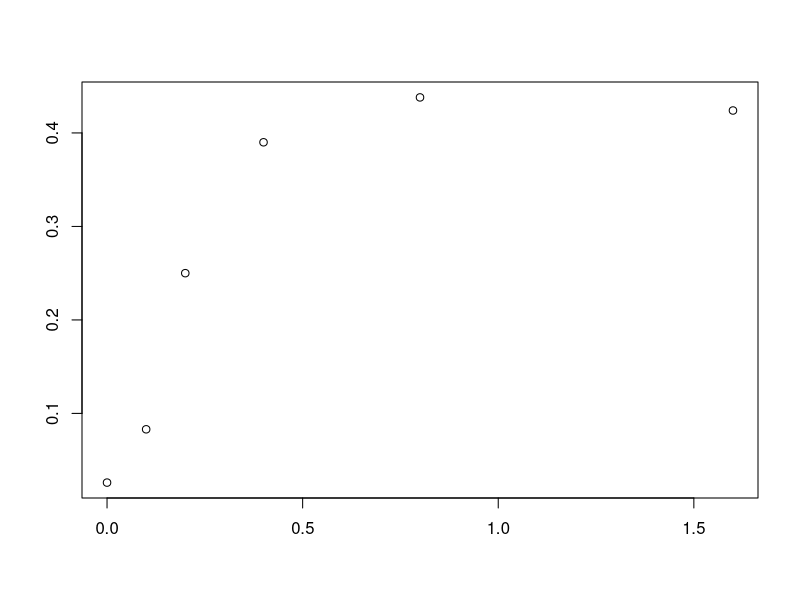
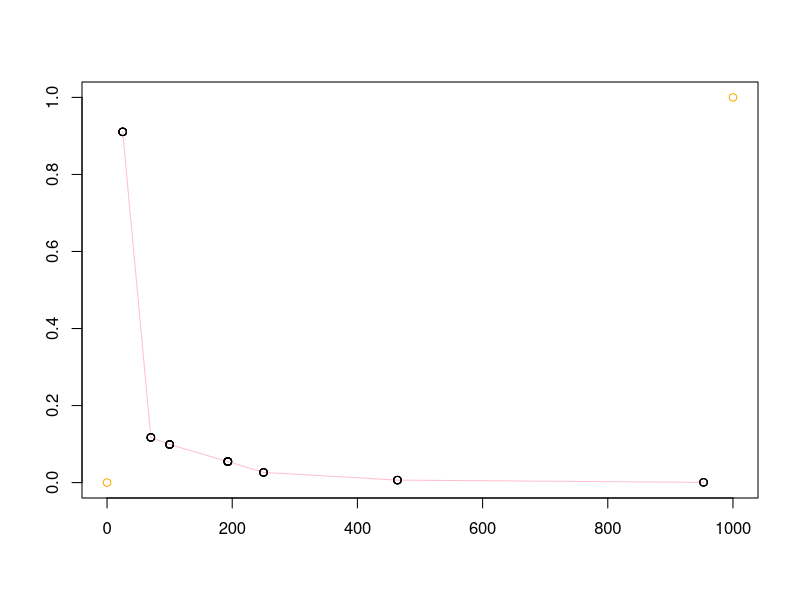
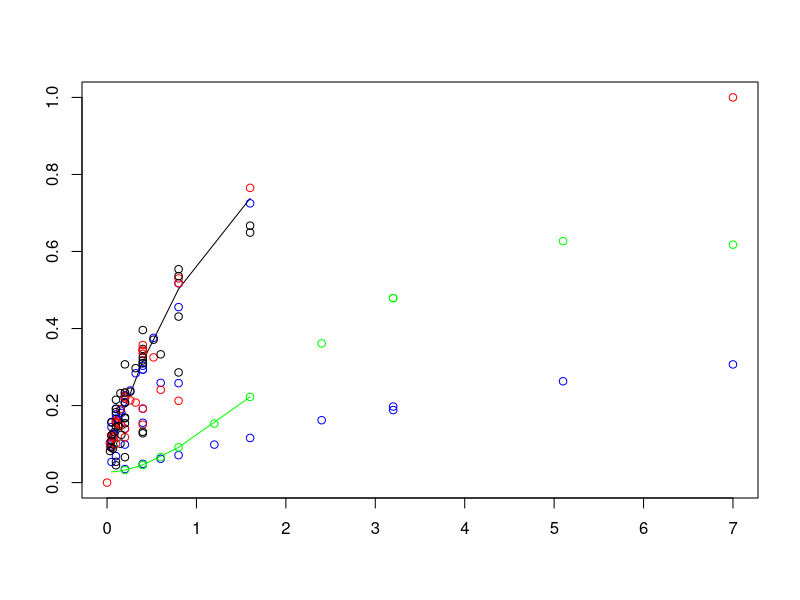

Write the R code that produced these figures, in order. (Note: this script raises an error after producing the figures.)
#This is free, open-source software under GNU GPLv3. It comes with no warranty. It concerns radiogenic mouse HG tumorigenesis
#Written by Mark Ebert, Edward Huang, and Ray Sachs, summer 2017.
#Relevant references and their abbreviations in commenting this script are the following.
#".93Alp"=Alpen et al. "Tumorigenic potential of high-Z, high-LET charged-particle radiations." Rad Res 136:382-391.(1993)
#".94Alp"=Alpen et al. "Fluence-based relative biological effectiveness for charged particle carcinogenesis in mouse Harderian gland." Adv Space Res 14(10): 573-581. (1994).  
#"16Chang"=Chang et al. "Harderian Gland Tumorigenesis: Low-Dose and LET Response." Radiat Res 185(5): 449-460. (2016).  
#"16Srn"=1.	Siranart et al."Mixed Beam Murine Harderian Gland Tumorigenesis: Predicted Dose-Effect Relationships if neither Synergism nor Antagonism Occurs." Radiat Res 186(6): 577-591. (2016).  
#"17Cuc"=Cucinotta & Cacao. "Non-Targeted Effects Models Predict Significantly Higher Mars Mission Cancer Risk than Targeted Effects Models." Sci Rep 7(1): 1832. (2017).  PMC5431989

## NOTE FROM EDWARD ##
# To handle the error message: Error in nlsModel(formula, mf, start, wts) : 
#                              singular gradient matrix at initial parameter estimates
#                              Called from: nlsModel(formula, mf, start, wts)  
# 1. change algorithm argument in the nls() call
# 2. if changing algorithms fail, write out least-square function and call optim() on it
#    optim() brute forces a numerical approximation on it

##Note from Mark
#plotted the ratio of the terms in eq. 8 vs. L 
#look at line 95-99 and 152-160


rm(list=ls())
dfr=data.frame( #data used in 16Chang  
  Dose=c(0.2,0.4,0.6,1.2,2.4,3.2,5.1,7,0.05,0.1,0.15,0.2,0.4,0.8,1.6,0.05,0.1,0.2,0.4,0,0.1,0.2,0.4,0.8,1.6,0.4,0.8,1.6,3.2,0.05,0.1,0.2,0.4,0.8,0.1,0.2,0.4,0.8,0.1,0.2,0.4,0.04,0.08,0.16,0.32,0.033,0.066,0.13,0.26,0.52,.2, .4, .6),
  HG=c(0.091,0.045,0.101,0.169,0.347,0.431,0.667,0.623,0.156,0.215,0.232,0.307,0.325,0.554,0.649,0.123,0.145,0.207,0.31,0.026,0.083,0.25,0.39,0.438,0.424,0.093,0.195,0.302,0.292,0.109,0.054,0.066,0.128,0.286,0.183,0.167,0.396,0.536,0.192,0.234,0.317,0.092,0.131,0.124,0.297,0.082,0.088,0.146,0.236,0.371,.154,.132,.333),#HG prevalence as defined in 16Chang
  NWeight=c(520,2048,1145,584,313,232,293,221,1162,877,455,409,374,223,320,742,661,347,131,6081,1091,251,244,191,131,645,255,199,111,649,378,973,833,201,468,381,197,109,496,257,185,1902,1063,884,350,1767,1408,874,299,261,322,206,67),
  #nominal weight for weighted least squaresregression; see .93Alp. The Lanthanum entries were obtained by measuring the main graph in 17Cuc 
  #index=c(rep(1,8),rep(0,17), rep(1,4),  rep(0,24)),#index=0 for Z>3 ions, 1 otherwise. But now no longer needed.
  L=c(rep(1.6,8),rep(193,7),rep(250,4),rep(195,6),rep(0.4,4),rep(25,5),rep(464,4),rep(193,3),rep(70,4),rep(100,5),rep(953,3)), ##L=LET=LET_infinity=stopping power
  Z=c(rep(2,8),rep(26,17),rep(1,4),rep(10,5),rep(43,4),rep(26,3),rep(14,4),rep(22,5),rep(57,3)),#proton #, e.g. 2 for 2He4
  Zeff=c(rep("TBD",53)),# effective ion charge according to the formula of W.H Barkas. Zeff <= Z. Calculated below
  beta=c(rep("TBD",53)),# ion speed, relative to speed of light, calculated below
  MeVperu=c(rep(228,8),rep(600,7),rep(300,4),rep(600,6),rep(250,4),rep(670,5),rep(600,4),rep(600,3),rep(260,4),rep(1000,5),rep(593,3)),#Kinetic energy in MeV, divided by atomic mass, e.g. divided by 4u=4x931.5 MeV/c^2 for 2He4
  Katz=c(rep("TBD",53)),#for fully ionized nuclei, Katz's Z^2/beta^2, Calculated below. It is part of the Bethe Barkas Bloch equation for stopping power. Our calculations don't use Katz, but various similar calculations do.
  ion=c(rep("He4",8),rep("Fe56",17),rep("p",4),rep("Ne20",5),rep("Nb93",4),rep("Fe56",3),rep("Si28",4),rep("Ti48",5),rep("La139",3)),
  comments=c(".93AlpLooksOK",rep("",7),".93AlplooksOK",rep('',11),".93Alp.no.iso", "not in 17Cuc (or 16Chang?)",rep("",3),"16Chang all OK?",rep('',24),".94Alp","From graphs",'e.g. in 17Cuc')) 
Y=0.001*dfr[,"MeVperu"]# convert to GeV/u for convenience in a calculation
dfr[,"Katz"]=round((dfr[,"Z"])^2*(2.57*Y^2+4.781*Y+2.233)/(2.57*Y^2+4.781*Y),2)#special relativistic calculation of Z^2/beta^2. The numerics include conversion from GeV to joules and from u to kg.
dfr[,"beta"]=round(dfr[,"Z"]*sqrt(1/dfr[,"Katz"]),3)#i.e. Z*sqrt(beta^2/Z^2)
dfr[,"Zeff"]=round(dfr[,"Z"]*(1-exp(-125*dfr[,"Z"]^(-2.0/3))),2)#Barkas formula for Zeff; for us Zeff is almost Z

### Data for HG induced by photons from Cs-137 or Co-60 beta decay; from 16Chang
ddd=data.frame(
  Dose=c(0, 0.4, 0.8, 1.6, 3.2, 7, 0, .4, .8, .12, 1.6),
  HG=c(.026, .048, .093, .137, .322, .462, .0497, .054, .067, .128, .202),
  NWeight=c(6081.2, 4989.5, 1896.8, 981.1, 522.2, 205.2, 7474.1, 2877.6, 1423.7, 689.9, 514.9),
  Nucleus=c(rep("Cobalt-60", 6), rep("Cesium-137", 5)),
  Comments=c(rep("TBD", 11))
)
LL=ddd[,"Dose"]
HG=ddd[,"HG"]
WT=ddd[,"NWeight"]
QQ=LL^2
LQ=lm(HG~LL+QQ)#,weights=WT)
summary(LQ, correlation=T)

### temporary chunk to enable visual tests of dfr
aa=20;bb=25# checking dfr for individual ions against graphs in .93Alp, 16Chang, and the new paper 17Cuc
plot(dfr[aa:bb,"Dose"],dfr[aa:bb,"HG"], ann='F') #example for checking dfr
####
dfra=dfr[c(1:19,26:53),] ##removes the zero dose case and the no isograft data
############  HERE OUR NEW HZE MODEL; works well. Uses 3 adjustable parameters  ################ 
dfrHZE=subset(dfra,Z>3) #look only at HZE not at much lower LET ions. #In next line phi controls how fast NTE build up from zero; not really needed during calibration since 150*phi*Dose/L>>1 at every observed Dose !=0. phi needed for later synergy calculations
phi=3e3 # Even larger phi should give the same final results, but might cause extra problems with R.
HZEm=nls(HG~.0275+(1-exp(-0.01*(aa1*L*Dose*exp(-aa2*L)+(1-exp(-150*phi*Dose/L))*kk1))),data=dfrHZE, weights=NWeight, trace=TRUE, start=list(aa1=.9,aa2=.01, kk1=0.048))#calibrating parameters; 
summary(HZEm,correlation=T)#; vcov(HZEm)# parameter values & accuracy; variance-covariance matrix
HZEc=coef(HZEm)#calibrated central values of the 3 parameters.  Next is the IDER, =0 at dose 0
HZEC=function(Dose,L) 1-exp(-0.01*(HZEc[1]*L*Dose*exp(-HZEc[2]*L)+(1-exp(-150*phi*Dose/L))*HZEc[3]))#Calibrated IDER



###me trying to replicate cuc model
##sig0 guess tweaked a little
#if sig0 set to 66.69 (probable value based on cucinotta), I get error message
# :step factor 0.000488281 reduced below 'minFactor' of 0.000976562
# this may have some mistakes

#also removed factor of (1-exp(-N_Bys)) from the NTE term to simplify it

P=function(Katz) (1-exp(-Katz/750))^3
Ps=function(Katz) (1-exp(-Katz/598))^3


cucIDERm=nls(HG~1-exp(-((.0268+
                        (6.24*Dose*sig0*((1-exp(-Katz/Kappa))^3)/L)
                      +(.0929*Dose-.0045*Dose*Dose)*(1-(1-exp(-Katz/Kappa))^3)
                       +n0*L*exp(-1*n1*L))
                      *(1-(1-exp(-1/(1-(1-exp(-Katz/KappaS))^3)))^3)*exp(-sig0s*((1-exp(-Katz/KappaS))^3)*6.24*Dose/L))),
             data=dfra, weights=NWeight,trace=TRUE, 
             start=c(sig0=100, n0=0.00048, n1=0.00281, sig0s=16.44, KappaS=598, Kappa=750))
summary(cucIDERm, correlation = T);
keek=coef(cucIDERm)


ayy=function(Dose, Katz, L) 1-exp(-((.0268+(6.24*Dose*keek[1]*((1-exp(-Katz/keek[6]))^3)/L)
   +(.0929*Dose-.0045*Dose*Dose)*(1-(1-exp(-Katz/keek[6]))^3)
   +keek[2]*L*exp(-1*keek[3]*L))
  *(1-(1-exp(-1/(1-(1-exp(-Katz/keek[5]))^3)))^3)*exp(-keek[4]*((1-exp(-Katz/keek[5]))^3)*6.24*Dose/L)))


ayy1=function(Dose, Katz, L) 1-exp(-((.0268+(6.24*Dose*66.69*((1-exp(-Katz/750))^3)/L)
                                     +(.0929*Dose-.0045*Dose*Dose)*(1-(1-exp(-Katz/750))^3)
                                     +.00048*L*exp(-1*.00281*L))
                                    *(1-(1-exp(-Dose/2.6)^3))))


ayy2=function(Dose, Katz, L) 1-exp(-((.0268+(6.24*Dose*66.69*((1-exp(-Katz/750))^3)/L)
                                      +(.0929*Dose-.0045*Dose^2)*(1-(1-exp(-Katz/750))^3)
                                      +.00048*L*exp(-1*.00281*L))
                                     *(1-(1-exp(-1/(1-(1-exp(-Katz/598))^3)))^3)*exp(-16.44*((1-exp(-Katz/598))^3)*6.24*Dose/L)))

ayy3=function(Dose, Katz, L) 1-exp(-((.0268+(.0929*Dose-(.0045*Dose^2)
                                            +.00048*L*exp(-1*.00281*L))
                                     *(1-(1-exp(-1/(1-(1-exp(-Katz/598))^3)))^3)*exp(-16.44*((1-exp(-Katz/598))^3)*6.24*Dose/L))))
##end trying to model cuc

###sensitivity of alpha_gamma stuff
hurdur=function(Dose, L, Katz)  (.0929*(1-((1-exp(-Katz/750))^3))*L)/(6.24*66.69*((1-exp(-Katz/750))^3))

###


###########Looks good up to here; next need Z<3 model. Have good one; still looking if there is a better one
dfrL=subset(dfra,Z<=3)#for Light ions
L.m=nls(HG~.0275+bet*Dose^2*exp(-lam*Dose),data=dfrL,weights=NWeight,start=list(bet=5,lam=.2))
summary(L.m)
L.c=coef(L.m)#calibrated central values of the 2 parameters
L.C=function(Dose,L) L.c[1]*Dose^2*exp(-L.c[2]*Dose)

# HHs=function(Dose,L,index){                 #Calculate slopes fpr later use in calculating I(d)
#   0.01*((1-index)*cc[1]*L*exp(-cc[2]*L)+index*cc[3]*(2*Dose-cc[4]*Dose^2)*exp(-cc[4]*Dose)+
#           exp(-150*phi*Dose/L)*(1-index)*cc[5]*150*phi/L)
#   }
# #Next is just a check that the derivative behaves the way it should.
# L=1.400;index=1; Dose=0.01*1:1000# or, e.g. L=100; index=0; Dose=0.01*1:300 for a heavy ion
# L=100; index=0; Dose=0.01*1:300
# HHv=HH(Dose,L,index)
# HHv2=c(0,HHv[1:(length(Dose)-1)])
# DDer=(HHv-HHv2)
# DDera=HHs(Dose-.005,L,index)
# tail(DDer); tail(DDera)
# ###### end derivative check. Seems to be fine; we can take this whole bit out pretty soon. The next bit is from Dae.

#We will adapt his use of ode() and uniroot() to our model and our data but all the rest of from Dae is irrelevant to us.
# MIXIDER_function = function(r, L, Z.beta, d = seq(0, 0.2, by = 0.001), eta0 = 1.300771e-04, eta1 = 3.164156e-03, sig0 = 2.481817e+00, kap = 2.565276e+02) {
#   dE=function(yini,State,Pars){
#     eta0 = eta0; eta1 = eta1; sig0 = sig0; kap = kap
#     with(as.list(c(State, Pars)), {
#       P = vector(length = length(L))
#       sig = vector(length = length(L))
#       etaa = vector(length = length(L))
#       u = vector(length = length(L))
#       for (i in 1:length(L)) {
#         P[i] = (1-exp(-Z.beta[i]/kap))^2
#         sig[i] = sig0*P[i] + 0.041/6.24*L[i]*P[i]
#         etaa[i] = eta0*L[i]*exp(-eta1*L[i])
#         u[i] = uniroot(function(d) sig[i]*6.24*d/L[i]*(1-exp(-1024*d/L[i])) + etaa[i]*(1-exp(-10^5*d)) - I, lower = 0, upper = 10, tol = 10^-10)$root
#       }
#       dI = vector(length = length(L))
#       for (i in 1:length(L)) {
#         dI[i] = r[i]*(sig[i]*6.24/L[i]*exp(-1024*u[i]/L[i])*(exp(1024*u[i]/L[i]) + 1024*u[i]/L[i] - 1) + etaa[i]*10^5*exp(-10^5*u[i]))
#       }
#       dI = sum(dI)
#       return(list(c(dI)))
#     })
#   }
#   pars = NULL; yini = c(I= 0); d = d
#   out = ode(yini,times = d, dE, pars, method = "radau")
#   return(out)
#}##### End from Dae 


###plotting the ratio of the addding terms in eq. 8 as y and L as x
plot(c(0,1000), c(0,1), col='orange', ann='F')
#L1=dfrHZE[,"L"]; Dose1=dfrHZE[,"Dose"]; Katz1=dfrHZE[,"Katz"]; HGe1=dfrHZE[,"HG"] 
L3=c(dfrHZE[12:16, "L"], dfrHZE[24:32, "L"],dfrHZE[1:7, "L"], dfrHZE[21:23, "L"],dfrHZE[8:11, "L"],dfrHZE[17:20, "L"],dfrHZE[33:35, "L"])
D1=c(dfrHZE[12:16, "Dose"], dfrHZE[24:32, "Dose"],dfrHZE[1:7, "Dose"], dfrHZE[21:23, "Dose"],dfrHZE[8:11, "Dose"],dfrHZE[17:20, "Dose"],dfrHZE[33:35, "Dose"])
K1=c(dfrHZE[12:16, "Katz"], dfrHZE[24:32, "Katz"],dfrHZE[1:7, "Katz"], dfrHZE[21:23, "Katz"],dfrHZE[8:11, "Katz"],dfrHZE[17:20, "Katz"],dfrHZE[33:35, "Katz"])
lines(L3, hurdur(D1, L3, K1), col='pink')
points(L3, hurdur(D1, L3, K1))
###

HG1=c(dfrHZE[12:16, "HG"], dfrHZE[24:32, "HG"],dfrHZE[1:7, "HG"], dfrHZE[21:23, "HG"],dfrHZE[8:11, "HG"],dfrHZE[17:20, "HG"],dfrHZE[33:35, "HG"])

#######Next: visual checks to see if our calibration is consistent with 16Chang, .93Alp, .94Alp and 17Cuc
## Put various values in our calibrated model to check with numbers and graphs in these references
#L=1.6; Dose=dfrL[1:8,"Dose"];HGe=dfrL[1:8,"HG"]#He in .93Alp. HGe=experimental HG.
# L=.4; Dose=dfrL[9:12,"Dose"];HGe=dfrL[9:12,"HG"]#same for protons. 
L=193;Dose=dfrHZE[1:7,"Dose"]; HGe=dfr[1:7,"HG"] #same for Fe


#Katz=dfrL[1:8,"Katz"]
# Katz=dfrL[9:12,"Katz"]
Katz=dfrHZE[1:7,"Katz"]
plot(c(0,7),c(0,1),col='red', ann='F')
lines(Dose, HZEC(Dose, L)) #Z>3
lines(Dose,L.C(Dose,L)+.0275, col='green') #Z<3
###ignore for now
#lines(Dose, ayy3(Dose, Katz, L), col='red')
#lines(Dose, ayy2(Dose, Katz, L), col='pink')
#lines(Dose, ayy1(Dose, Katz, L), col='yellow')
#lines(Dose, ayy(Dose, Katz, L), col='blue')#I may have made an error, as this estimation by cucinotta seems like a major underestimation.
###
points(Dose,HGe)#looks great for Helium, OK for protons; very good for iron. Mark: run some checks like these
points(dfra$Dose, predict(cucIDERm), col = 'blue')#values predicted by cuc
points(dfrHZE$Dose, predict(HZEm), col = 'red')#our values for Z>3
points(dfrL$Dose, predict(L.m), col = 'green')#our model for Z<3
points(D1, HG1)#data points for Z>3
#I think we got it


lines(Dose, predict(cucIDERm))

#Call:
# lm(formula = HG ~ LL + QQ)
# 
# Residuals:
#   Min       1Q   Median       3Q      Max 
# -0.04129 -0.02227 -0.01082  0.02043  0.08009 
# 
# Coefficients:
#   Estimate Std. Error t value Pr(>|t|)   
# (Intercept)  0.036825   0.019012   1.937  0.08877 . 
# LL           0.092911   0.021702   4.281  0.00268 **
#   QQ          -0.004479   0.003085  -1.452  0.18462   
# ---
#   Signif. codes:  0 ‘***’ 0.001 ‘**’ 0.01 ‘*’ 0.05 ‘.’ 0.1 ‘ ’ 1
# 
# Residual standard error: 0.04026 on 8 degrees of freedom
# Multiple R-squared:  0.9299,	Adjusted R-squared:  0.9124 
# F-statistic:  53.1 on 2 and 8 DF,  p-value: 2.408e-05
# 
# Correlation of Coefficients:
#   (Intercept) LL   
# LL -0.72            
# QQ  0.61       -0.96